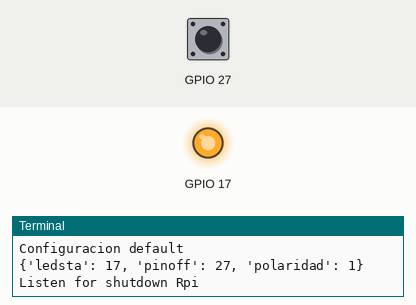
The program below on a simulated Raspberry Pi (BCM pin numbers). Shown: output pins drawn as LEDs (lit = HIGH), the last lines printed to the terminal. Inputs (shaded band) come from the test bench; at power-on: GPIO 27 HIGH. Files the program writes start out absent; files that are not in the repository are absent.

Above: at 1.2 s.
1.3 s: GPIO 27 pulled LOW for 1 s
At 2.2 s:
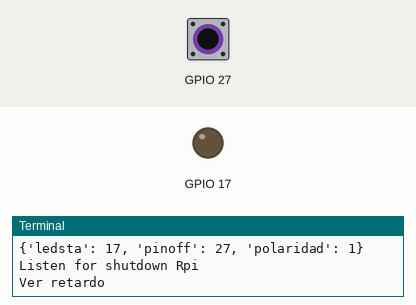
Timing chart, 0 to 4.3 s (numbered marks = the images above; inputs shaded):
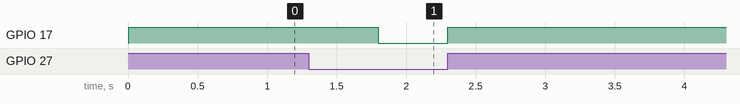

Measured:
- after the input at 1.3 s, GPIO 17: HIGH → LOW after 0.50 s, → HIGH 0.50 s later

The program:

listen_offrpi.py
```python
'''
listen_offrpi.py
Permite apagar de manera segura el Raspberry presionando un pulsante conectado
entre un GPIO y el GND del Rpi(pinoff)
Si esta programa esta corriendo tambien se enciende un led conectado a un GPIO
del Rpi, (ledsta)
Es necesario mantener presionado el pulsante durante aproximadamente 3 segundos
para que se apague el Rpi. Mientras se tiene presionado el pulsante, el ledsta
titila
El GPIO utilizado para conectar el pulsante, el GPIO utilizado para conectar un
led para señalización y su polarización se determinan con un archivo de texto
en formato json que se puede editar si se utilizan pines diferentes.
La polaridad se refiere a la forma en que se conecta el led a la salida del GPIO.
Si se conecta a través de una resistencia a GND se considera polaridad 1,
mientras que si el led se conecta por medio de una resistencia a VCC se considera
que la polaridas es 0.
Si no se encuentra el archivo de configuración (listen_offrpi.json) el programa
configura las variables de la siguiente manera

{"ledsta": 17, "pinoff": 27, "polaridad": 1}

'''
#!/usr/bin/env python
import RPi.GPIO as GPIO
import subprocess
import time
import json


FILECONFIG="listen_offrpi.json"
print("Comprueba configuracion hw inicial")

confighw=False
try:
    with open(FILECONFIG, 'r') as fp:
        dataconfig = json.load(fp)
    confighw=True
except:
    print("Configuracion default")
    configdefault={'ledsta':17,
                   'pinoff':27,
                   'polaridad':1}
    with open(FILECONFIG, 'w') as fp:
        json.dump(configdefault, fp)


if not confighw:
    with open(FILECONFIG, 'r') as fp:
        dataconfig = json.load(fp)
    confighw=True

print(dataconfig)


led_sta=dataconfig.get('ledsta')
pinoff=dataconfig.get('pinoff')
polled=dataconfig.get('polaridad')
#starpi=27
GPIO.setmode(GPIO.BCM)
print("Listen for shutdown Rpi")
GPIO.setup(led_sta, GPIO.OUT)
if polled==0:
    GPIO.output(led_sta, False)
else:
    GPIO.output(led_sta, True)
GPIO.setup(pinoff, GPIO.IN, pull_up_down=GPIO.PUD_UP)
while True:
    GPIO.wait_for_edge(pinoff, GPIO.FALLING)
    print("Ver retardo")
    counter=0
    while GPIO.input(pinoff) == False:
        counter += 1
        time.sleep(0.5)
        tmod=counter%2
        if tmod==0:
            if polled==0:
                GPIO.output(led_sta, False)
            else:
                GPIO.output(led_sta, True)
        else:
            if polled==0:
                GPIO.output(led_sta, True)
            else:
                GPIO.output(led_sta, False)

    if counter>6:
        if polled==0:
            GPIO.output(led_sta, False)
        else:
            GPIO.output(led_sta, True)

        subprocess.call(['shutdown', '-h', 'now'], shell=False)
    else:
        print("Retardo insuficiente")
        if polled==0:
            GPIO.output(led_sta, False)
        else:
            GPIO.output(led_sta, True)
```
